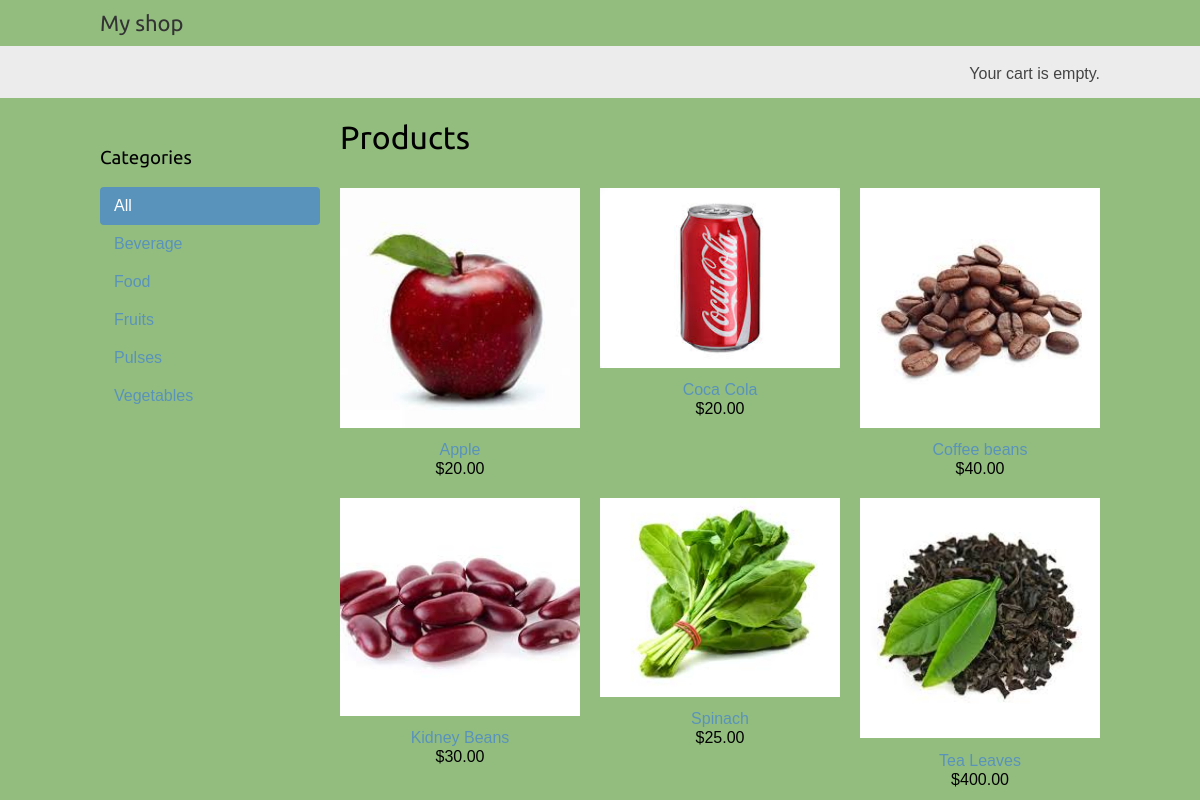
The page / on the database its author committed.
### shop/models.py (models this page shows, shortened)
class Category(models.Model):
    name = models.CharField(max_length=200, db_index=True)
    slug = models.SlugField(max_length=200, unique=True)
    class Meta:
        ordering = ('name',)
        verbose_name = 'category'
        verbose_name_plural = 'categories'
    def get_absolute_url(self):
        return reverse('shop:product_list_by_category', args=[self.slug])

class Product(models.Model):
    category = models.ForeignKey(Category,related_name='products',on_delete=models.CASCADE)
    name = models.CharField(max_length=200, db_index=True)
    slug = models.SlugField(max_length=200, db_index=True)
    image = models.ImageField(upload_to='products/%Y/%m/%d',blank=True)
    description = models.TextField(blank=True)
    price = models.DecimalField(max_digits=10, decimal_places=2)
    available = models.BooleanField(default=True)
    created = models.DateTimeField(auto_now_add=True)
    updated = models.DateTimeField(auto_now=True)
    class Meta:
        ordering = ('name',)
        index_together = (('id', 'slug'),)
    def get_absolute_url(self):
        return reverse('shop:product_detail', args=[self.id, self.slug])

### shop/views.py (the view)
# urls.py: path('', views.product_list, name='product_list'),
def product_list(request, category_slug=None):
    category = None
    categories = Category.objects.all()
    products = Product.objects.filter(available=True)
    if category_slug:
        category = get_object_or_404(Category, slug=category_slug)
        products = products.filter(category=category)
    return render(request,'shop/product/list.html',
                  {'category': category,'categories': categories,'products': products})

### cart/cart.py (called while the page is built)
    def __len__(self):
        return sum(item['quantity'] for item in self.cart.values())

### cart/context_processors.py (called while the page is built)
def	cart(request):
    return	{'cart': Cart(request)}

### shop/templates/shop/product/list.html (shortened to what this page needs)
{% extends "shop/base.html" %}
{% load static %}
{% block content %}
  <div id="sidebar">
    <h3>Categories</h3>
    <ul>
      <li {% if not category %}class="selected"{% endif %}>
        <a href="{% url 'shop:product_list' %}">All</a>
      </li>
      {% for c in categories %}
        <li {% if category.slug == c.slug %}class="selected"{% endif %}>
          <a href="{{ c.get_absolute_url }}">{{ c.name }}</a>
        </li>
      {% endfor %}
    </ul>
  </div>
  <div id="main" class="product-list">
    <h1>{% if category %}{{ category.name }}{% else %}Products{% endif %}</h1>
    {% for product in products %}
      <div class="item">
        <a href="{{ product.get_absolute_url }}">
          <img src="{% if product.image %}{{ product.image.url }}{% else %}{% static "img/no_image.png" %}{% endif %}">
        </a>
        <a href="{{ product.get_absolute_url }}">{{ product.name }}</a><br>
        ${{ product.price }}
      </div>
    {% endfor %}
  </div>
{% endblock %}

### shop/templates/shop/base.html (shortened to what this page needs)
{% load static %}
<!DOCTYPE html>
<html>
<head>
  <link href="{% static 'css/base.css' %}" rel="stylesheet" type="text/css">
</head>
<body style="background-color:  #48902796;">
    <div id="header">
        <a href="/"	class="logo">My	shop</a>
    </div>
	<div id="subheader">
        <div class="cart">
            {% with total_items=cart|length %}
                {% if cart|length > 0 %}
                  Your cart:
                  <a href="{% url "cart:cart_detail" %}">
                    {{ total_items }} item{{ total_items|pluralize }},
                    ${{ cart.get_total_price }}
                  </a>
                {% else %}
                  Your cart is empty.
                {% endif %}
              {% endwith %}
          </div>
	</div>
	<div id="content">
		{% block content %}
		{% endblock	%}
	</div>
</body>
</html>

### shop/static/css/base.css (style rules this page uses)
body { margin:0; padding:0; font-family:helvetica, sans-serif; }
h1, h2, h3, h4, h5 , h6 { font-family: 'Ubuntu', sans-serif; font-weight:normal; }
a { text-decoration:none; color:#5993bb; }
#header { padding:10px 100px; font-size:18px; overflow:auto; }
#subheader { background:#ececec; color:#444; padding:15px 100px; overflow:auto; }
#header .logo { font-family: 'Ubuntu', sans-serif; float:left; color:#333; font-size:22px; margin-right:10%; }
#subheader .cart { float:right; padding-top:4px; }
#content { padding:0 100px; overflow:hidden; }
#sidebar { width:220px; padding:30px 20px 0 0; float:left; }
#sidebar ul { margin:0; padding:0; }
#sidebar ul li { margin:0; list-style:none; padding:10px 14px; }
#sidebar ul li a { display:block; }
#sidebar ul li.selected { background:#5993bb; border-radius:4px; }
#sidebar ul li.selected a { color:#fff; }
#main { float:left; width: 96%; margin-right:-220px; overflow:hidden; }
.product-list .item { width:25%; padding:10px 20px 10px 0; float:left; text-align:center; line-height:1.2; }
.product-list .item img { width:100%; margin-bottom:8px; }

### rows shown on the page
Category: name "Beverage"
Category: name "Food"
Category: name "Fruits"
Category: name "Pulses"
Category: name "Vegetables"
Product: image (picture), name "Apple", price "20.00"
Product: image (picture), name "Coca Cola", price "20.00"
Product: image (picture), name "Coffee beans", price "40.00"
Product: image (picture), name "Kidney Beans", price "30.00"
Product: image (picture), name "Spinach", price "25.00"
Product: image (picture), name "Tea Leaves", price "400.00"
